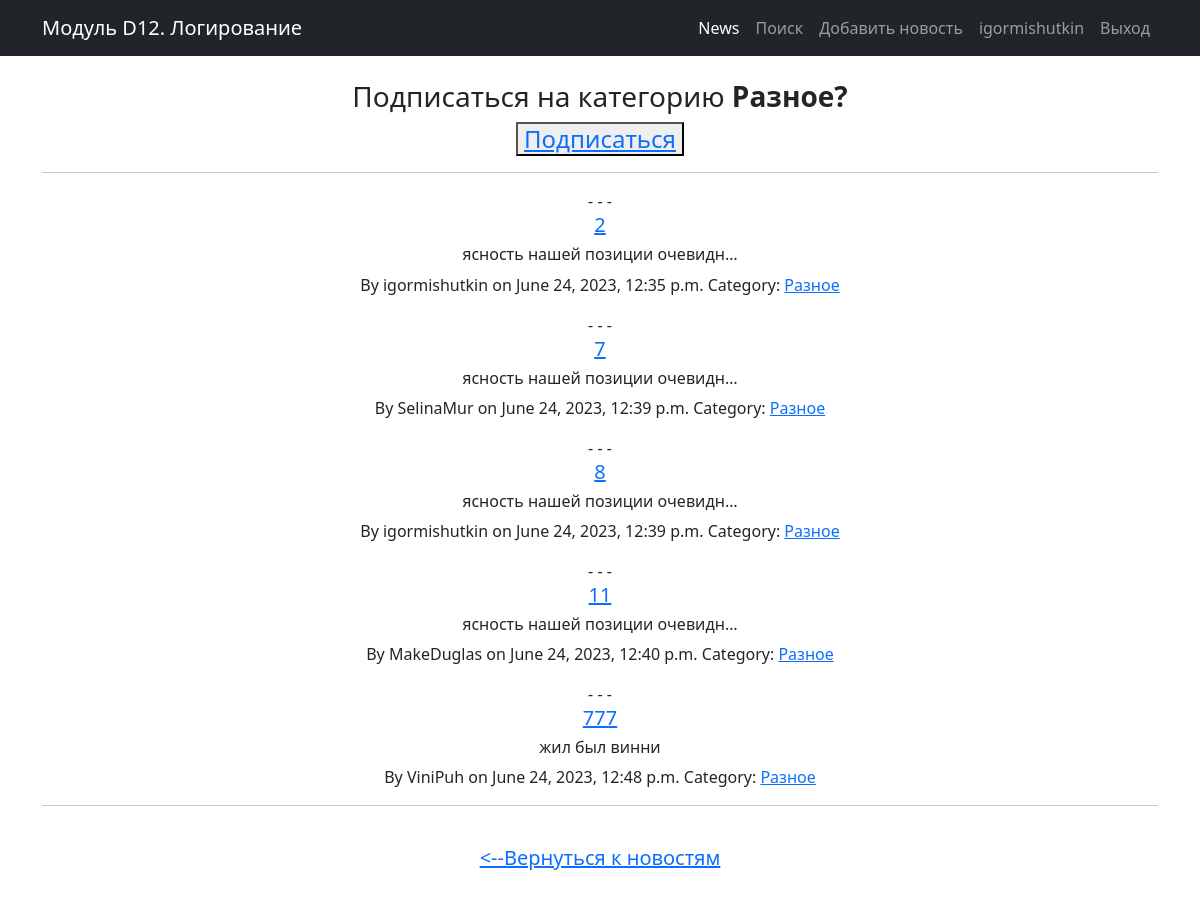
Page /news/category/2 (signed in) on the committed database.
### news/models.py (models this page shows, shortened)
class Category(models.Model):
    name = models.CharField(max_length=64, unique=True)
    subscribers = models.ManyToManyField(User, blank=True)

class Post(models.Model):
    author = models.ForeignKey(Author, on_delete=models.CASCADE)
    NEWS = 'NW'
    ARTICLE = 'AR'
    CATEGORY_CHOICES = (
        (NEWS, 'Новость'),
        (ARTICLE, 'Статья')
    )
    categoryType = models.CharField(max_length=2, choices=CATEGORY_CHOICES, default=ARTICLE)
    dateCreation = models.DateTimeField(auto_now_add=True)
    postCategory = models.ManyToManyField(Category, through='PostCategory')
    title = models.CharField(max_length=128)
    text = models.TextField()
    rating = models.SmallIntegerField(default=0)

class Author(models.Model):
    authorUser = models.OneToOneField(User, on_delete=models.CASCADE)
    ratingAuthor = models.SmallIntegerField(default=0)
    def __str__(self):
        return f'{self.authorUser}'

### news/views.py (the view)
# urls.py: path('category/<int:pk>', PostCategoryView.as_view(), name='category'),
class PostCategoryView(ListView):
    model = Post
    template_name = 'news_app/category.html'
    context_object_name = 'news'  # это имя списка, в котором будут лежать все объекты,
    ordering = ['-dateCreation'] # сортировка
    paginate_by = 10 # поставим постраничный вывод в один элемент
    def get_queryset(self):
        self.id = resolve(self.request.path_info).kwargs['pk']
        c = Category.objects.get(id=self.id)
        queryset = Post.objects.filter(postCategory=c)
        return queryset
    def get_context_data(self, **kwargs):
        context = super().get_context_data(**kwargs)
        user = self.request.user
        category = Category.objects.get(id=self.id)
        subscribed = category.subscribers.filter(email=user.email)
        if not subscribed:
            context['category'] = category
        return context

### news/templatetags/custom_filters.py (called while the page is built)
@register.filter(name='censor') # регистрируем наш фильтр под именем censor,
def censor(censor_text): # первый аргумент здесь — это то значение, к которому надо применить фильтр,
    for word in censor_words:
        censor_text = censor_text.lower().replace(word.lower(), '*censor*')  # переводим в строчные буквы, заменяем на *censor*
    return censor_text # возвращаемое функцией значение — это то значение, которое подставится к нам в шаблон

### templates/news_app/category.html (shortened to what this page needs)
{% extends 'flatpages/default.html' %}
{% load custom_filters %}
{% load cache %}
{% cache 30 content %}
{% block content %}
    <br>
    <div>
    {% if category.id %}
        <h3>Подписаться на категорию <strong>{{ category.name }}?</strong></h3>
        <h4><button> <a href="{% url 'subscribe' category.id %}"> Подписаться </a></button></h4>
    <hr>
    {% endif %}
    </div>
    {% include 'news_app/inc/posts.html' %}
    <hr>
    <br>
    <h5><a href="/news/"> <--Вернуться к новостям </a></h5>
    <br>
{% endblock content %}
{% endcache %}

### templates/flatpages/default.html (shortened to what this page needs)
{% load static %}
<!DOCTYPE html>
<html lang="en">
    <head>
        <link href="{% static 'css/styles.css' %}" rel="stylesheet" />
    </head>
    <body>
        <nav class="navbar navbar-expand-lg navbar-dark bg-dark">
            <div class="container">
                <a class="navbar-brand" href="/news/">Модуль D12. Логирование</a>
                <div class="collapse navbar-collapse" id="navbarSupportedContent">
                    <ul class="navbar-nav ms-auto mb-2 mb-lg-0">
                        <li class="nav-item"><a class="nav-link active" aria-current="page" href="/news/">News</a></li>
                        <li class="nav-item"><a class="nav-link" aria-current="page" href="/news/search">Поиск</a>
                        <li class="nav-item"><a class="nav-link" aria-current="page" href="/news/add">Добавить новость</a></li>
                        {% if user.is_authenticated %}
                            <li class="nav-item"><a class="nav-link" aria-current="page" href="http://127.0.0.1:8000/">{{user.username}}</a></li>
                            <li class="nav-item"><a class="nav-link" aria-current="page" href="/sign/logout/">Выход</a></li>
                        {% else %}
                            <li class="nav-item"><a class="nav-link" aria-current="page" href="/sign/login/">Вход</a></li>
                            <li class="nav-item"><a class="nav-link" aria-current="page" href="/sign/signup/">Регистрация</a></li>
                        {% endif %}
                    </ul>
                </div>
            </div>
        </nav>
        <div class="container">
                <div class="row">
                    <div class="col-lg-12 text-center">
                        {% block content %}{% endblock content %}
                    </div>
                </div>
        </div>
    </body>
</html>

### templates/news_app/inc/posts.html
{% load custom_filters %}
{% if news %}
    {% for post in news %}
        - - -
        <h5><a href="{% url 'post_detail' post.id %}"> {{ post.title|censor|truncatechars:30  }}</a></h5>
        <h6>
            {{ post.text|censor|truncatechars:30 }}
        </h6>
        <p>
            By <span> {{ post.author }} </span>
            on <span> {{ post.dateCreation }} </span>
            Category:
            {% for c in post.postCategory.values %}
                <a href="{% url 'category' c.id %}">{{c.name}}</a>
            {% endfor %}
        </p>
    {% endfor %}
{% else %}
    <h2>Пока нет новостей в этой категории</h2>
{% endif %}
{% include 'news_app/inc/pagination.html' %}

### rows in the picture
Category: name "Разное"
Post: title|censor "2", text|censor "ясность нашей позиции очевидн…", author "igormishutkin", dateCreation "June 24, 2023, 12:35 p.m."
Post: title|censor "7", text|censor "ясность нашей позиции очевидн…", author "SelinaMur", dateCreation "June 24, 2023, 12:39 p.m."
Post: title|censor "8", text|censor "ясность нашей позиции очевидн…", author "igormishutkin", dateCreation "June 24, 2023, 12:39 p.m."
Post: title|censor "11", text|censor "ясность нашей позиции очевидн…", author "MakeDuglas", dateCreation "June 24, 2023, 12:40 p.m."
Post: title|censor "777", text|censor "жил был винни", author "ViniPuh", dateCreation "June 24, 2023, 12:48 p.m."

### other values in the picture
{{ user.username }} "igormishutkin"
